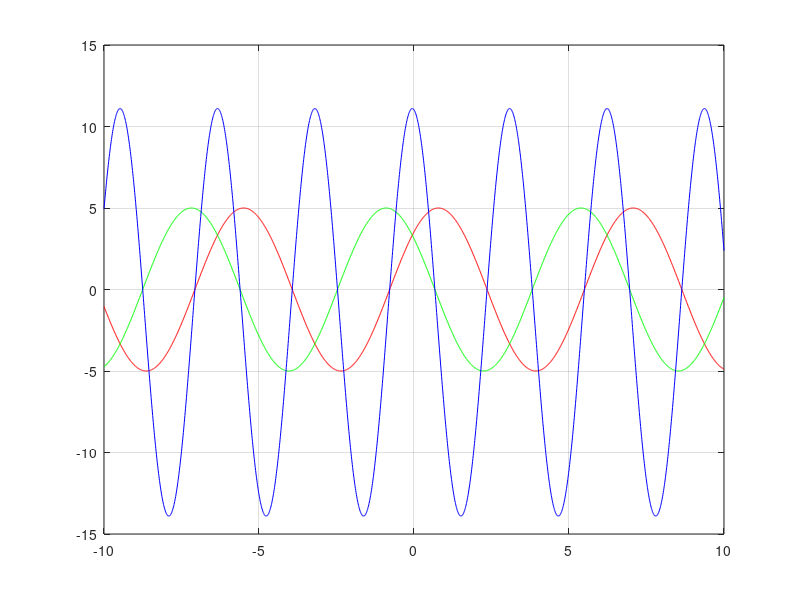

Reproduce this figure in MATLAB.
%% clear
clc
clear all
close all

%% inputs
a1 = input('Enter a1 : ');
a2 = input('Enter a2 : ');

%% declare
t = -10:0.01:10;
y1 = a1 * sin(pi / 4 + t);
y2 = a2 * cos(2 * pi / 7 + t);
y3 = y1 .* y2;

%% plot
plot(t, y1, 'r', t, y2, 'g', t, y3, 'b');
grid on;
